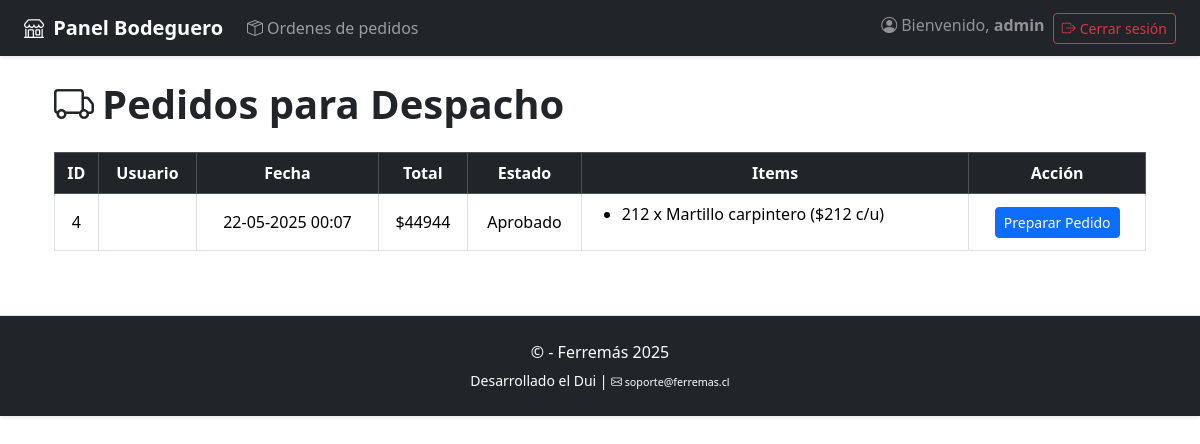
The app's page /bodegueroapp/pedidos_despacho/ (signed in) with its own data.
### tienda/models.py (models this page shows, shortened)
class Pedido(models.Model):
    ESTADOS = [
        ('pendiente', 'Pendiente'),
        ('aprobado', 'Aprobado'),
        ('rechazado', 'Rechazado'),
        ('en_preparacion', 'En preparación'),
        ('enviado', 'Enviado'),
        ('entregado', 'Entregado'),
        ('finalizado', 'Finalizado'),
    ]
    usuario = models.ForeignKey(User, on_delete=models.SET_NULL, null=True, blank=True)
    fecha_creacion = models.DateTimeField(auto_now_add=True)
    estado = models.CharField(max_length=20, choices=ESTADOS, default='pendiente')
    datos_compra = models.OneToOneField('DatosCompra', on_delete=models.CASCADE, null=True, blank=True)
    def total(self):
        return sum(item.cantidad * item.precio_unitario for item in self.items.all())

class ItemPedido(models.Model):
    pedido = models.ForeignKey(Pedido, on_delete=models.CASCADE, related_name='items')
    producto = models.ForeignKey(Producto, on_delete=models.PROTECT)
    cantidad = models.PositiveIntegerField()
    precio_unitario = models.DecimalField(max_digits=10, decimal_places=2)  # Precio al momento de compra

class Producto(models.Model):
    CATEGORIAS = [
        ('herramientas', 'Herramientas'),
        ('herramientas_electricas', 'Herramientas Eléctricas'),
        ('herramientas_manuales', 'Herramientas Manuales'),
        ('materiales', 'Materiales'),
        ('accesorios', 'Accesorios'),
        ('pinturas', 'Pinturas'),
        ('electricidad', 'Electricidad'),
        ('inalambricas', 'Inalámbricas'),
        ('medicion', 'Medición'),
    ]
    nombre = models.CharField(max_length=255)
    descripcion = models.TextField()
    categoria = models.CharField(max_length=100, choices=CATEGORIAS)
    stock = models.IntegerField()
    imagen = models.ImageField(upload_to='static/productos/')
    activo = models.BooleanField(default=True)

### bodegueroapp/views.py (the view)
# urls.py: path('pedidos_despacho/', views.pedidos_para_despacho, name='pedidos_para_despacho'),
@login_required
@user_passes_test(es_bodeguero)
def pedidos_para_despacho(request):
    pedidos = Pedido.objects.filter(estado__in=['aprobado', 'en_preparacion'], datos_compra__isnull=False)
    return render(request, 'bodegueroapp/pedidos_para_despacho.html', {'pedidos': pedidos})

### tienda/context_processors.py (called while the page is built, shortened)
def carrito_context(request):
    carrito = request.session.get('carrito', {})
    items = []
    total = 0
    return {
        'carrito_items': items,
        'carrito_total': total
    }

### bodegueroapp/templates/bodegueroapp/pedidos_para_despacho.html (shortened to what this page needs)
{% extends 'base_bodeguero.html' %}
{% block content %}
<div class="container">
    <h1 class="mb-4 fw-bold"><i class="bi bi-truck me-2"></i>Pedidos para Despacho</h1>
    {% if pedidos %}
    <div class="table-responsive">
        <table class="table table-bordered align-middle">
            <thead class="table-dark text-center">
                <tr>
                    <th>ID</th>
                    <th>Usuario</th>
                    <th>Fecha</th>
                    <th>Total</th>
                    <th>Estado</th>
                    <th>Items</th>
                    <th>Acción</th>
                </tr>
            </thead>
            <tbody>
                {% for pedido in pedidos %}
                <tr>
                    <td class="text-center">{{ pedido.id }}</td>
                    <td class="text-center">{{ pedido.usuario.username }}</td>
                    <td class="text-center">{{ pedido.fecha_creacion|date:"d-m-Y H:i" }}</td>
                    <td class="text-center">${{ pedido.total|floatformat:0 }}</td>
                    <td class="text-center">{{ pedido.get_estado_display }}</td>
                    <td>
                        <ul>
                            {% for item in pedido.items.all %}
                            <li>{{ item.cantidad }} x {{ item.producto.nombre }} (${% widthratio item.precio_unitario 1 1 %} c/u)</li>
                            {% endfor %}
                        </ul>
                    </td>
                    <td class="text-center">
                {% if pedido.estado == 'aprobado' and not pedido.orden_despacho %}
                    <form method="post" action="{% url 'preparar_pedido' pedido.id %}">
                        <button type="submit" class="btn btn-primary btn-sm">Preparar Pedido</button>
                    </form>
                {% elif pedido.estado == 'en_preparacion' and not pedido.orden_despacho %}
                    <a href="{% url 'generar_orden_despacho' pedido.id %}" class="btn btn-success btn-sm">Generar Orden</a>
                {% elif pedido.orden_despacho %}
                    <span class="badge bg-secondary">Orden generada</span>
                {% else %}
                    <span class="badge bg-warning text-dark">No disponible</span>
                {% endif %}
            </td>
                </tr>
                {% endfor %}
            </tbody>
        </table>
    </div>
    {% else %}
    <div class="alert alert-info">No hay pedidos aprobados pendientes de despacho.</div>
    {% endif %}
    {% endblock %}

### bodegueroapp/templates/base_bodeguero.html (shortened to what this page needs)
{% load static %}
<!DOCTYPE html>
<html lang="es"></html>
<head>
    <link rel="stylesheet" href="https://cdn.jsdelivr.net/npm/bootstrap@5.3.2/dist/css/bootstrap.min.css">
    <link rel="stylesheet" href="https://cdn.jsdelivr.net/npm/bootstrap-icons@1.10.5/font/bootstrap-icons.css">
    <link rel="stylesheet" href="{% static 'css/style_bodegueroapp.css' %}">
</head>
<body>
    <nav class="navbar navbar-expand-lg navbar-dark bg-dark px-4 mb-4 shadow-sm">
    <a class="navbar-brand fw-bold" href="{% url 'home' %}">
        <i class="bi bi-shop me-1"></i> Panel Bodeguero
    </a>
    <div class="collapse navbar-collapse">
        <ul class="navbar-nav me-auto">
            <li class="nav-item">
                <a class="nav-link {% if request.resolver_match.url_name == 'ordenes' %}active fw-bold text-warning{% endif %}"
                    href="{% url 'pedidos_para_despacho' %}">
                    <i class="bi bi-box-seam me-1"></i>Ordenes de pedidos
                </a>
            </li>
        </ul>
        <ul class="navbar-nav">
            {% if request.user.is_authenticated %}
                <li class="nav-item me-2">
                    <span class="navbar-text text-white-50">
                        <i class="bi bi-person-circle me-1"></i>Bienvenido, <strong>{{ request.user.username }}</strong>
                    </span>
                </li>
                <li class="nav-item">
                    <a href="{% url 'logout' %}" class="btn btn-sm btn-outline-danger">
                        <i class="bi bi-box-arrow-right me-1"></i>Cerrar sesión
                    </a>
                </li>
            {% endif %}
        </ul>
    </div>
</nav>
<main class="container mb-5">
    {% block content %}{% endblock %}
</main>
<footer class="bg-dark text-white text-center py-4 mt-5 border-top shadow-sm">
    <div class="container">
        <p class="mb-1">&copy; {{ year }} - Ferremás 2025</p>
        <small>Desarrollado el Dui | <small><small><i class="bi bi-envelope"></i> soporte@ferremas.cl</small>
</small>
    </div>
</footer>
<body>
<html>

### records on screen
Pedido: id "4", fecha_creacion "22-05-2025 00:07", total "44944", estado "Aprobado", shows "Preparar Pedido"
ItemPedido: cantidad "212", producto.nombre "Martillo carpintero", precio_unitario "212"

### other values on screen
{{ request.user.username }} "admin"
